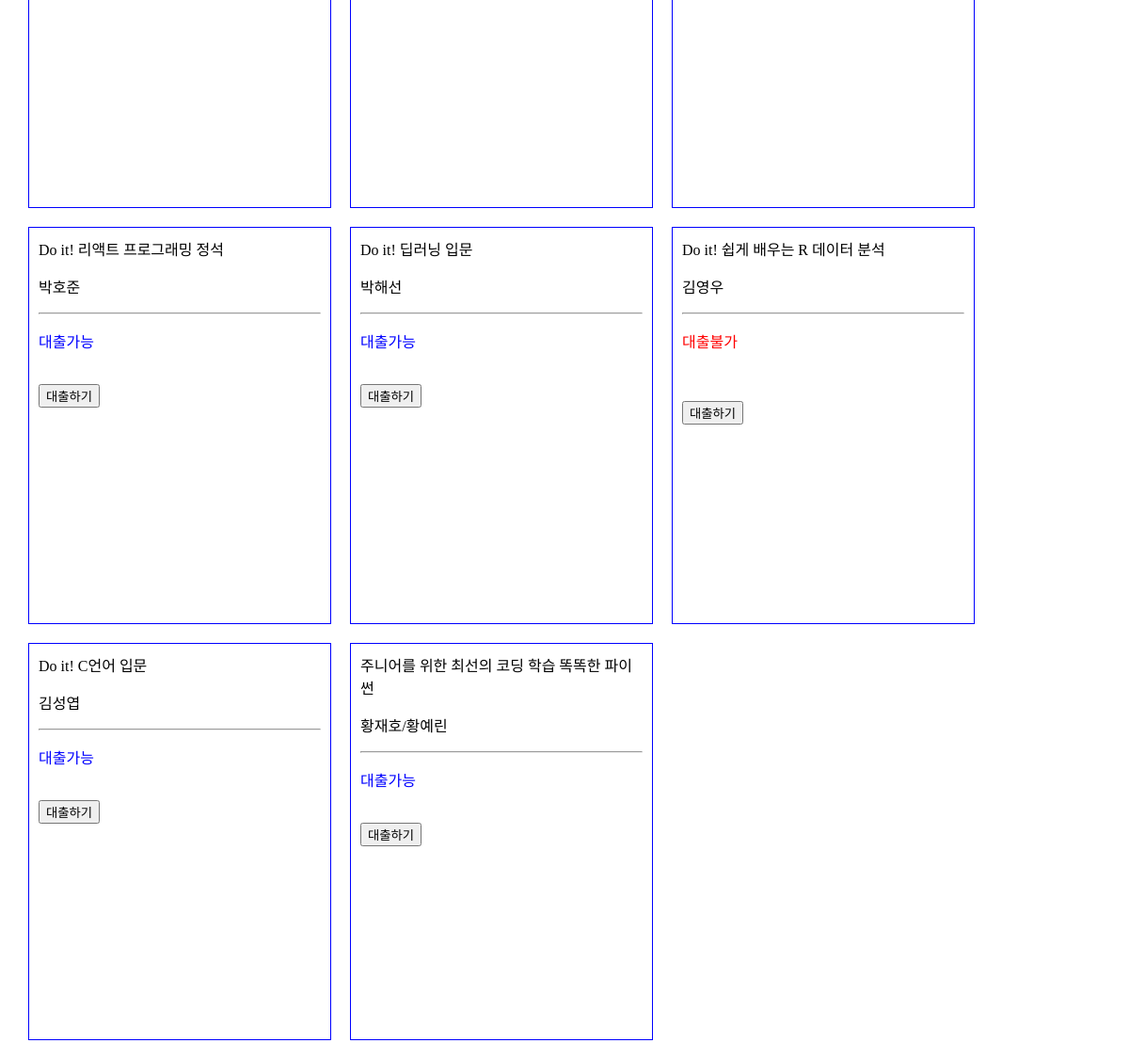
Before: / (lower part) with the older database file.
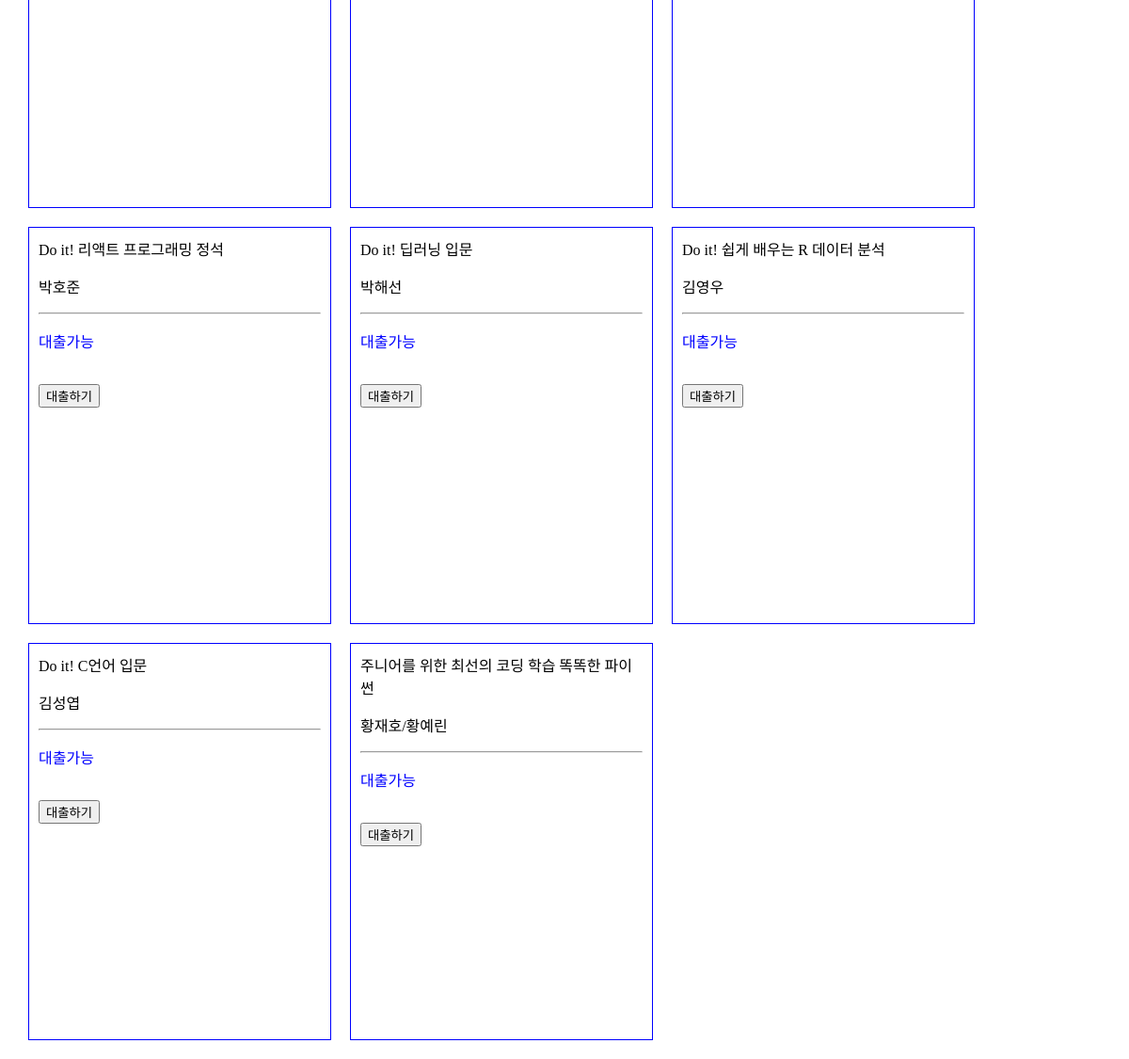
After: the same page with the newer database file.
### elicelibrary/models.py (models this page shows, shortened)
class Book(db.Model):
    __tablename__     = 'Book'
    id                = db.Column(db.Integer, primary_key=True, nullable=False, autoincrement=True, unique=True)
    title             = db.Column(db.String(45), nullable=False)
    author            = db.Column(db.String(45))
    publisher         = db.Column(db.String(45))
    publication_date  = db.Column(db.String(45))
    pages             = db.Column(db.Integer)
    isbn              = db.Column(db.String(45))
    registered_date   = db.Column(db.DateTime, default=datetime.utcnow)
    description       = db.Column(db.Text())    # 길이를 정할 수 없는 문자열은 Text를 쓰면 됨
    book_link         = db.Column(db.String(255))
    book_status       = db.Column(db.String(45))   # "1" :대출가능, "0" : 대출중 , "999" : 폐기    -> 선택형 변수에 적합한 데이터타입이 있을까?
    book_img          = db.Column(db.String(45))    # 책 표지만 바뀐 경우, 또는 책이 다르지만 같은 표지를 쓰는 경우가 있기 때문에 이미지 스토리지에서 같은 이미지의 반복을 막기 위해 별도의 책 이미지 식별 용 변수를 넣음
    at_user           = db.Column(db.String(45), default=None)

### elicelibrary/views/book_api.py (the view, shortened to what this page needs)
@book.route('/')
def main_page():
    book_list = Book.query.order_by(Book.registered_date.desc()).all()
    return render_template("main.html", book_list=book_list)

### elicelibrary/templates/main.html (shortened to what this page needs)
{% extends 'base.html' %}
{% block content %}
<div class="book-card-container">
    {% for b in book_list %}
        <div class="book-info-card">
            <a href="/book_info/{{ b.id }}">{{ b.title }}</a>
            <p>{{ b.author }}</p>
            <hr>
            {% if b.book_status == '1' %}
                <p style="color: blue;">대출가능</p>
            {% else %}
                <p style="color:red">대출불가</p>
            <br>
            {% endif %}
            <br>
            <form action="{{ url_for('book.checkout', book_id=b.id) }}" method="post">
                <input class='checkout-btn' type="submit" value="대출하기">
            </form>
        </div>
    {% endfor %}
</div>
{% endblock %}

Changed rows visible on the page:
changed Book "Do it! 쉽게 배우는 R 데이터 분석": book_status "대출불가" → "대출가능"
